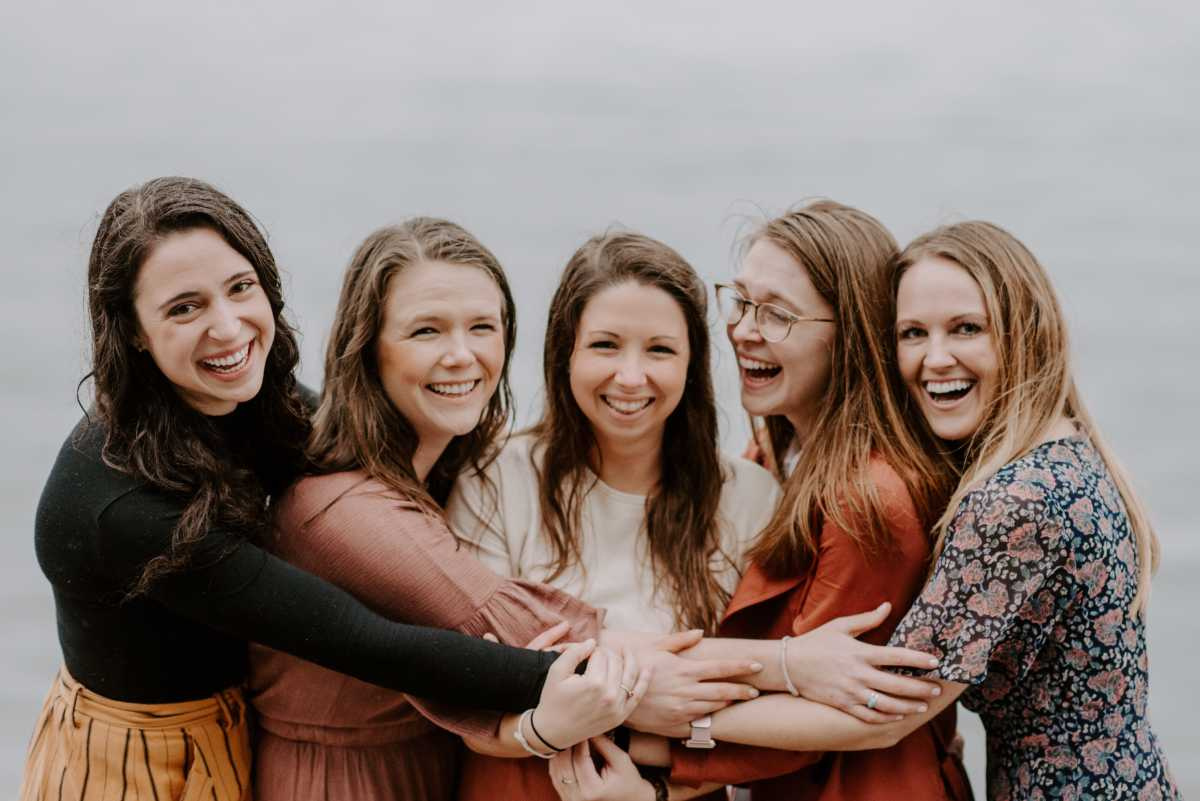
#> input picture frnd.jpg, 1200 x 801 px
$ python main.py
#> lines starting #> are read from the running program, lines starting #| are printed output that depends on the picture; after the words box and inside, x2 and y2 are one past the last pixel; in counts of white or black regions, pixels touching at a corner belong together
import cv2

face_cascade=cv2.CascadeClassifier('haarcascade_frontalface_default.xml')

img=cv2.imread('frnd.jpg')
#> img is the input picture: shape (801, 1200, 3); mean B, G, R 117.2, 123.7, 139.3
gray=cv2.cvtColor(img, cv2.COLOR_BGR2GRAY)
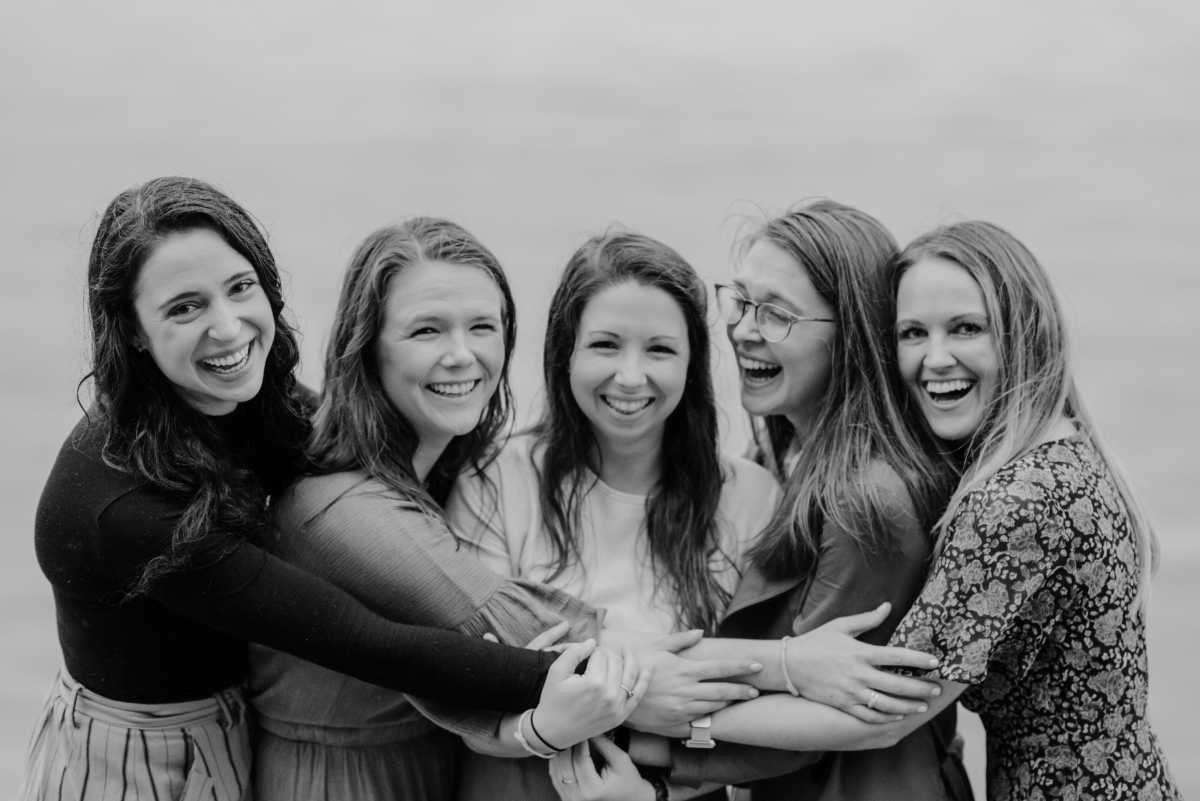
#> gray: shape (801, 1200); min 0, max 228, mean 127.6

faces = face_cascade.detectMultiScale(gray, 1.1, 4)
#> faces = [[705, 553, 25, 25], [232, 465, 71, 71], [868, 275, 145, 145], [378, 272, 146, 146], [556, 291, 146, 146], [126, 233, 171, 171], [686, 247, 158, 158]]

for(x, y, w, h) in faces:
    cv2.rectangle(img, (x, y), (x+w, y+h), (255, 0, 0), 2)
#> this loop made 7 passes
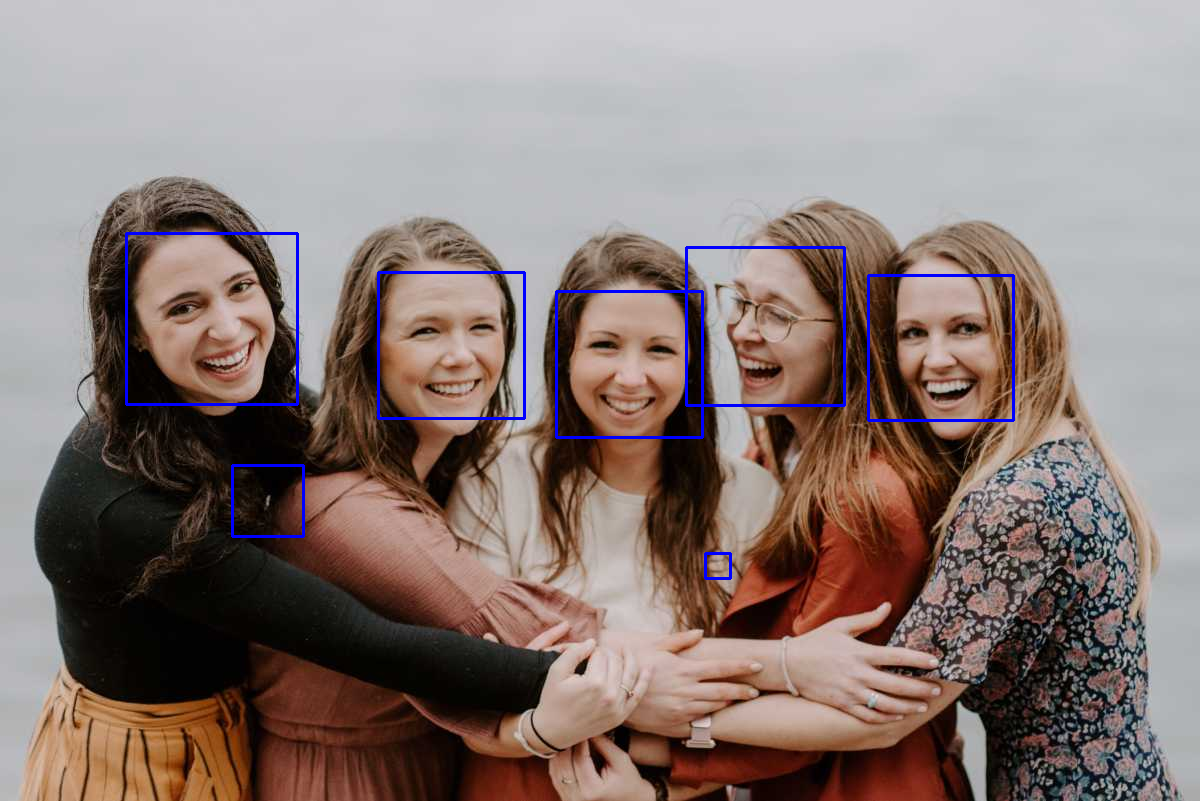
#> img: shape (801, 1200, 3); 1.07% of pixels changed, all inside (x1, y1, x2, y2) = (125, 232, 1015, 580)

cv2.imshow('img', img)
cv2.waitKey(0)
cv2.destroyAllWindows()

$ run again, with amazing-animal-beautiful-beautifull.jpg copied over frnd.jpg
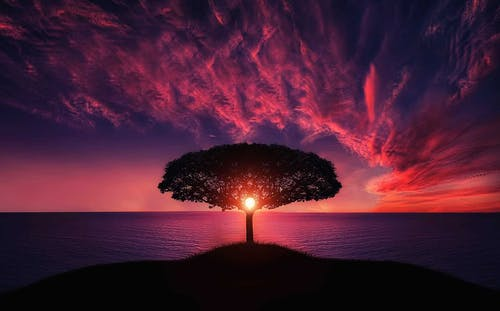
#> input picture amazing-animal-beautiful-beautifull.jpg, 500 x 311 px
#> img is the input picture: shape (311, 500, 3); mean B, G, R 51.2, 30.3, 73.7
#> `gray=cv2.cvtColor(img, cv2.COLOR_BGR2GRAY)`:
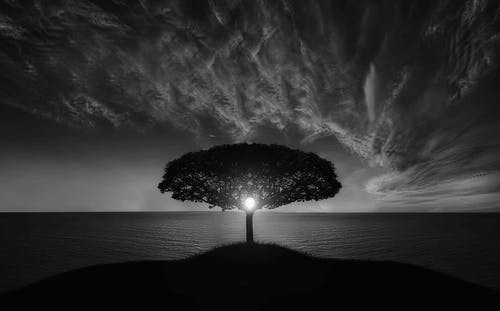
#> gray: shape (311, 500); min 0, max 254, mean 45.7
#> faces = ()
